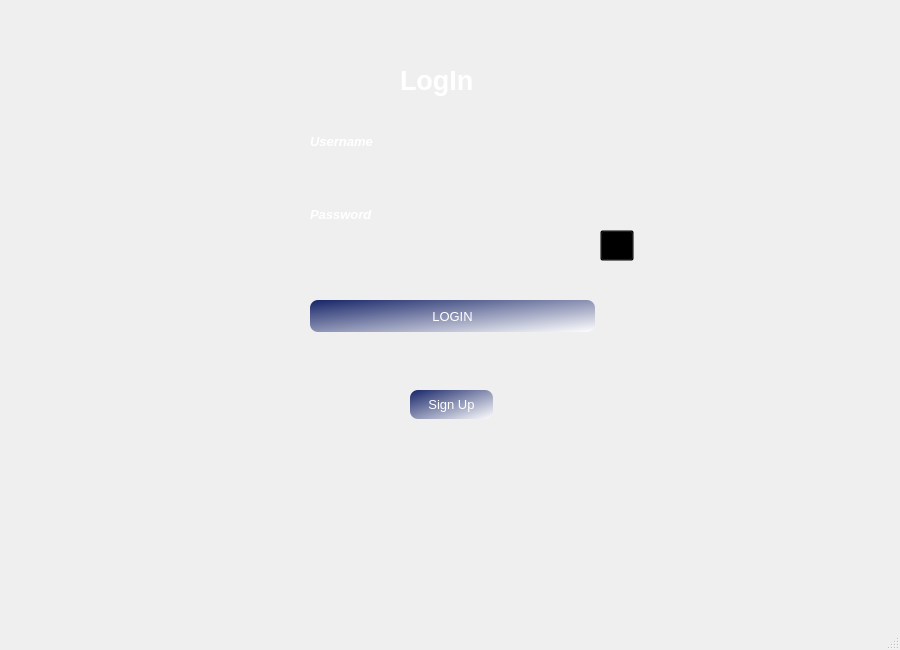
<?xml version="1.0" encoding="UTF-8"?>
<ui version="4.0">
 <class>MainWindow</class>
 <widget class="QMainWindow" name="MainWindow">
  <property name="geometry">
   <rect>
    <x>0</x>
    <y>0</y>
    <width>900</width>
    <height>650</height>
   </rect>
  </property>
  <property name="maximumSize">
   <size>
    <width>900</width>
    <height>650</height>
   </size>
  </property>
  <property name="font">
   <font>
    <family>Segoe UI</family>
    <pointsize>10</pointsize>
    <bold>false</bold>
   </font>
  </property>
  <property name="windowTitle">
   <string>DataDrop</string>
  </property>
  <property name="toolTipDuration">
   <number>1</number>
  </property>
  <property name="autoFillBackground">
   <bool>false</bool>
  </property>
  <property name="styleSheet">
   <string notr="true">background-image: url(:/backgr.jpg);</string>
  </property>
  <widget class="QWidget" name="centralwidget">
   <widget class="QPushButton" name="ButtonSignUp">
    <property name="geometry">
     <rect>
      <x>410</x>
      <y>390</y>
      <width>83</width>
      <height>29</height>
     </rect>
    </property>
    <property name="styleSheet">
     <string notr="true">#ButtonSignUp{
background-color: qlineargradient(spread:reflect, x1:0, y1:0, x2:1, y2:1, stop:0 rgba(23, 37, 104, 255), stop:1 rgba(255, 255, 255, 255));
border:none ; 
color:white;
font: 10pt &quot;Segoe UI&quot;;
border-radius: 8px;
} 
#ButtonSignUp:hover{ 
	font: 700 9pt &quot;Segoe UI&quot;;
border-radius: 12px;
}</string>
    </property>
    <property name="text">
     <string>Sign Up</string>
    </property>
   </widget>
   <widget class="QLabel" name="LogInLabel">
    <property name="geometry">
     <rect>
      <x>400</x>
      <y>50</y>
      <width>101</width>
      <height>61</height>
     </rect>
    </property>
    <property name="font">
     <font>
      <family>Segoe UI</family>
      <pointsize>20</pointsize>
      <italic>false</italic>
      <bold>true</bold>
      <underline>false</underline>
      <strikeout>false</strikeout>
      <kerning>true</kerning>
     </font>
    </property>
    <property name="styleSheet">
     <string notr="true">#LogInLabel{
background-color:transparent; 
background:none; 
border:none ; 
color:white;

}</string>
    </property>
    <property name="text">
     <string>LogIn</string>
    </property>
   </widget>
   <widget class="QLabel" name="UsernameLabel">
    <property name="geometry">
     <rect>
      <x>310</x>
      <y>130</y>
      <width>283</width>
      <height>23</height>
     </rect>
    </property>
    <property name="font">
     <font>
      <family>Segoe UI</family>
      <pointsize>10</pointsize>
      <italic>true</italic>
      <bold>true</bold>
     </font>
    </property>
    <property name="styleSheet">
     <string notr="true">#UsernameLabel{ 
background-color:transparent; 
background:none; 
border:none ; 
color:white;
}</string>
    </property>
    <property name="text">
     <string>Username</string>
    </property>
   </widget>
   <widget class="QLineEdit" name="UsernameLineEdit">
    <property name="geometry">
     <rect>
      <x>310</x>
      <y>160</y>
      <width>283</width>
      <height>30</height>
     </rect>
    </property>
    <property name="font">
     <font>
      <family>Segoe UI</family>
      <pointsize>9</pointsize>
      <italic>true</italic>
      <bold>true</bold>
     </font>
    </property>
    <property name="styleSheet">
     <string notr="true">#UsernameLineEdit{ 
background-color:transparent; 
color: white;
border:none; 
border-radius:12px; 
	
	font: 700 italic 9pt &quot;Segoe UI&quot;;

}</string>
    </property>
    <property name="text">
     <string/>
    </property>
    <property name="placeholderText">
     <string/>
    </property>
   </widget>
   <widget class="QLabel" name="PasswordLabel">
    <property name="geometry">
     <rect>
      <x>310</x>
      <y>190</y>
      <width>285</width>
      <height>48</height>
     </rect>
    </property>
    <property name="font">
     <font>
      <family>Segoe UI</family>
      <pointsize>10</pointsize>
      <italic>true</italic>
      <bold>true</bold>
     </font>
    </property>
    <property name="styleSheet">
     <string notr="true">#PasswordLabel{ 
background-color:transparent; 
background:none; 
border:none ; 
color:white;
}</string>
    </property>
    <property name="text">
     <string>Password</string>
    </property>
   </widget>
   <widget class="QLineEdit" name="PasswordLineEdit">
    <property name="geometry">
     <rect>
      <x>310</x>
      <y>230</y>
      <width>285</width>
      <height>30</height>
     </rect>
    </property>
    <property name="font">
     <font>
      <family>Segoe UI</family>
      <pointsize>10</pointsize>
     </font>
    </property>
    <property name="styleSheet">
     <string notr="true">#PasswordLineEdit{
background-color:transparent; 
color:white; 
border:none; 
border-radius:12px; 
} </string>
    </property>
    <property name="text">
     <string/>
    </property>
    <property name="echoMode">
     <enum>QLineEdit::Password</enum>
    </property>
   </widget>
   <widget class="QPushButton" name="ButtonLogIn">
    <property name="geometry">
     <rect>
      <x>310</x>
      <y>300</y>
      <width>285</width>
      <height>32</height>
     </rect>
    </property>
    <property name="font">
     <font>
      <family>Segoe UI</family>
      <pointsize>10</pointsize>
      <italic>false</italic>
      <bold>false</bold>
     </font>
    </property>
    <property name="toolTipDuration">
     <number>1</number>
    </property>
    <property name="autoFillBackground">
     <bool>false</bool>
    </property>
    <property name="styleSheet">
     <string notr="true">#ButtonLogIn{
background-color: qlineargradient(spread:reflect, x1:0, y1:0, x2:1, y2:1, stop:0 rgba(23, 37, 104, 255), stop:1 rgba(255, 255, 255, 255));
border:none ; 
color:white;
font: 10pt &quot;Segoe UI&quot;;
border-radius: 8px;
} 
#ButtonLogIn:hover{ 
	font: 700 9pt &quot;Segoe UI&quot;;
border-radius: 12px;
}
</string>
    </property>
    <property name="text">
     <string>LOGIN</string>
    </property>
   </widget>
   <widget class="QWidget" name="widget" native="true">
    <property name="geometry">
     <rect>
      <x>270</x>
      <y>160</y>
      <width>23</width>
      <height>27</height>
     </rect>
    </property>
    <property name="styleSheet">
     <string notr="true">background-image: url(:/User (2).png);</string>
    </property>
   </widget>
   <widget class="QWidget" name="widget_2" native="true">
    <property name="geometry">
     <rect>
      <x>270</x>
      <y>230</y>
      <width>23</width>
      <height>31</height>
     </rect>
    </property>
    <property name="styleSheet">
     <string notr="true">background-image: url(:/PadLock (2).png);</string>
    </property>
   </widget>
   <widget class="QPushButton" name="SeePassword">
    <property name="geometry">
     <rect>
      <x>600</x>
      <y>230</y>
      <width>34</width>
      <height>31</height>
     </rect>
    </property>
    <property name="styleSheet">
     <string notr="true">#SeePassword{
background-image: url(:/see.png); 
background-color:transparent; 
}  
#SeePassword:pressed{ 
 transform: translateY(2px);
  box-shadow: 0 0 5px rgba(0,0,0,0.4);
}</string>
    </property>
    <property name="text">
     <string/>
    </property>
   </widget>
   <widget class="QLabel" name="label">
    <property name="geometry">
     <rect>
      <x>330</x>
      <y>440</y>
      <width>251</width>
      <height>141</height>
     </rect>
    </property>
    <property name="styleSheet">
     <string notr="true">background-image: url(:/LogoImage.png);</string>
    </property>
    <property name="text">
     <string/>
    </property>
   </widget>
  </widget>
  <widget class="QMenuBar" name="menubar">
   <property name="geometry">
    <rect>
     <x>0</x>
     <y>0</y>
     <width>900</width>
     <height>25</height>
    </rect>
   </property>
  </widget>
  <widget class="QStatusBar" name="statusBar"/>
 </widget>
 <resources/>
 <connections/>
</ui>
